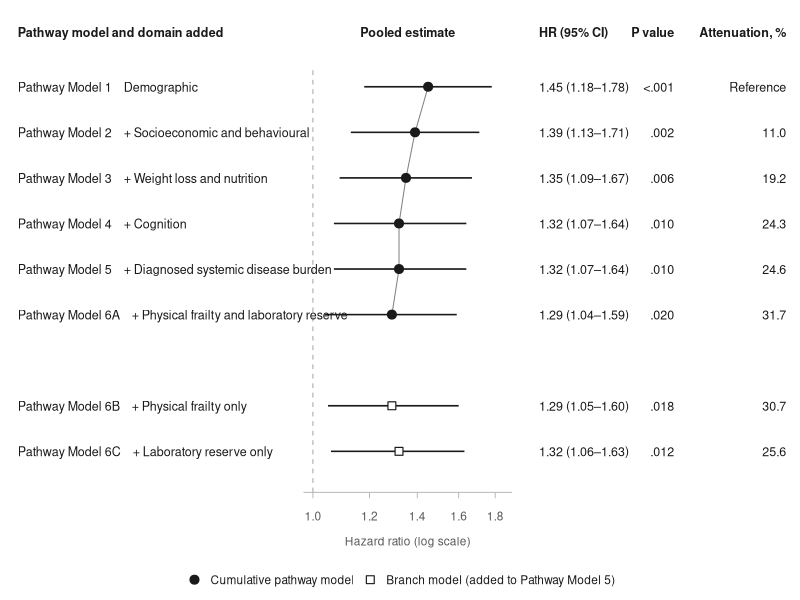
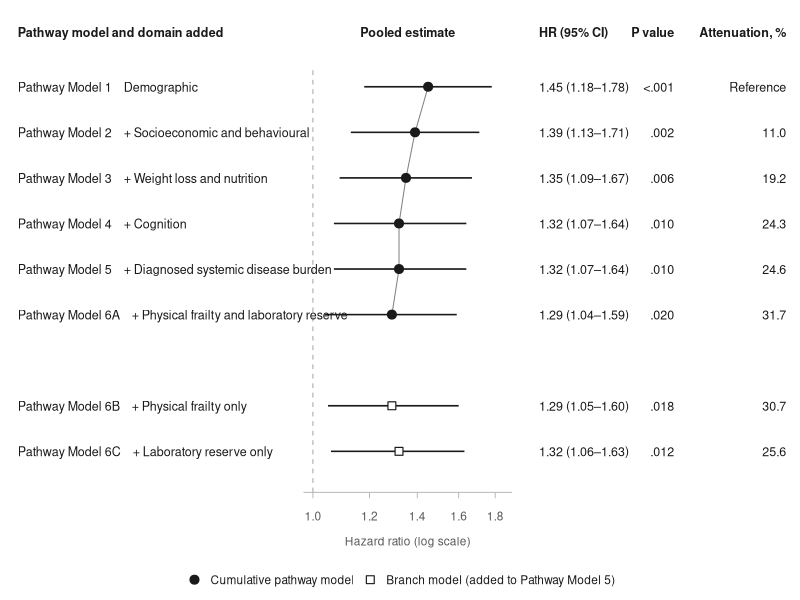
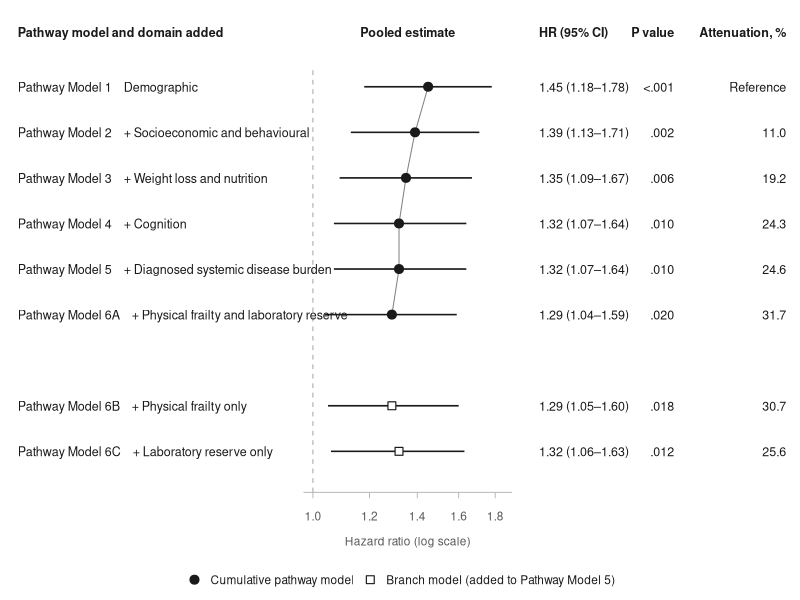

These charts were generated, in order, by the following R code:
## =============================================================================
## eFigure 3. Sequential pathway attenuation of the association between low
##            functional dentition (<10 units) and all-cause mortality
##
## Contains published summary statistics only; no participant-level data are
## read, written or required.
## =============================================================================
## ---- 0. Packages ------------------------------------------------------------
if (!requireNamespace("ggplot2", quietly = TRUE)) {
  install.packages("ggplot2", repos = "https://cloud.r-project.org")
}
library(ggplot2)
## A UTF-8 locale is required for the en dash used in the confidence intervals.
## Most desktop R installations already provide one, in which case this block
## has no effect; otherwise an ASCII hyphen is substituted.
if (!isTRUE(l10n_info()$`UTF-8`)) {
  for (lc in c("en_US.UTF-8", "C.UTF-8", "C.utf8", "en_GB.UTF-8")) {
    if (suppressWarnings(Sys.setlocale("LC_CTYPE", lc)) != "") break
  }
}
DASH <- if (isTRUE(l10n_info()$`UTF-8`)) "–" else "-"
## ---- 1. Data (Table 3 of the article) ---------------------------------------
dat <- data.frame(
  model = c("Pathway Model 1", "Pathway Model 2", "Pathway Model 3",
            "Pathway Model 4", "Pathway Model 5", "Pathway Model 6A",
            "Pathway Model 6B", "Pathway Model 6C"),
  domain = c("Demographic",
             "+ Socioeconomic and behavioural",
             "+ Weight loss and nutrition",
             "+ Cognition",
             "+ Diagnosed systemic disease burden",
             "+ Physical frailty and laboratory reserve",
             "+ Physical frailty only",
             "+ Laboratory reserve only"),
  beta = c(0.370, 0.329, 0.299, 0.280, 0.279, 0.253, 0.256, 0.275),
  hr   = c(1.45, 1.39, 1.35, 1.32, 1.32, 1.29, 1.29, 1.32),
  lcl  = c(1.18, 1.13, 1.09, 1.07, 1.07, 1.04, 1.05, 1.06),
  ucl  = c(1.78, 1.71, 1.67, 1.64, 1.64, 1.59, 1.60, 1.63),
  p    = c("<.001", ".002", ".006", ".010", ".010", ".020", ".018", ".012"),
  ## Percent attenuation of the log hazard ratio relative to Pathway Model 1,
  ## as reported in Table 3. These were computed from the full-precision
  ## coefficients and are therefore the authoritative values.
  atten = c(NA, 11.0, 19.2, 24.3, 24.6, 31.7, 30.7, 25.6),
  type = c(rep("sequential", 6), rep("branch", 2)),
  stringsAsFactors = FALSE
)
dat$atten_lab <- ifelse(is.na(dat$atten), "Reference", sprintf("%.1f", dat$atten))
dat$hr_lab    <- sprintf("%.2f (%.2f%s%.2f)", dat$hr, dat$lcl, DASH, dat$ucl)
dat$label     <- paste0(dat$model, "    ", dat$domain)
## Integrity check on the tabulated values. The coefficients above are rounded
## to three decimal places, so attenuation recomputed from them agrees with the
## reported values to within about 0.2 percentage points. The tolerance is set
## accordingly: the check detects transcription errors, not rounding.
beta1 <- dat$beta[dat$model == "Pathway Model 1"]
atten_check <- (beta1 - dat$beta) / beta1 * 100
stopifnot(all(abs(atten_check[-1] - dat$atten[-1]) < 0.25))
## ---- 2. Canvas geometry -----------------------------------------------------
## Row 7 is left empty to separate the cumulative models from the branch models.
dat$row <- c(1:6, 8:9)
TOP     <- 9
dat$y   <- TOP - dat$row                       # Pathway Model 1 at the top
X_LAB   <- 0.005                               # model labels, left-aligned
X_F0    <- 0.375; X_F1 <- 0.645                # forest area
X_HR    <- 0.680                               # HR (95% CI), left-aligned
X_P     <- 0.855                               # P value, right-aligned
X_ATT   <- 1.000                               # attenuation, right-aligned
HR_LO   <- 0.97; HR_HI <- 1.90                 # forest x-range
Y_HDR   <- TOP + 0.20                          # header row
Y_AXIS  <- -0.90                               # axis line
Y_TICK  <- -1.32                               # tick labels
## Map a hazard ratio onto the canvas, on a log scale
xf <- function(hr) {
  X_F0 + (log10(hr) - log10(HR_LO)) /
    (log10(HR_HI) - log10(HR_LO)) * (X_F1 - X_F0)
}
dat$x <- xf(dat$hr); dat$xlo <- xf(dat$lcl); dat$xhi <- xf(dat$ucl)
seq_dat <- dat[dat$type == "sequential", ]
seq_dat <- seq_dat[order(seq_dat$row), ]
brks  <- c(1.0, 1.2, 1.4, 1.6, 1.8)
ticks <- data.frame(x = xf(brks), label = sprintf("%.1f", brks))
## ---- 3. Style ---------------------------------------------------------------
## The figure is monochrome by design. Model type is encoded by shape (filled
## circle versus open square) together with the legend, never by colour alone,
## so the figure remains readable in greyscale print and under any form of
## colour-vision deficiency.
INK      <- "#1A1A1A"   # marks and primary text
INK_SOFT <- "#5A5A5A"   # axis text
RULE     <- "#B0B0B0"   # reference line and axis
BASE     <- 9           # base font size (pt)
FAM      <- "sans"      # resolves to Helvetica or Arial on most systems
SZ       <- BASE / .pt  # geom_text size equivalent of BASE
## ---- 4. Figure --------------------------------------------------------------
p <- ggplot() +
  ## reference line at HR = 1.0
  annotate("segment", x = xf(1), xend = xf(1), y = Y_AXIS, yend = TOP - 0.6,
           linetype = "dashed", colour = RULE, linewidth = 0.4) +
  ## line tracing the change in the pooled estimate across cumulative steps
  geom_path(data = seq_dat, aes(x = x, y = y), group = 1,
            colour = INK, linewidth = 0.35, alpha = 0.55) +
  ## confidence intervals and point estimates
  geom_errorbarh(data = dat, aes(y = y, xmin = xlo, xmax = xhi),
                 height = 0, colour = INK, linewidth = 0.55) +
  geom_point(data = dat, aes(x = x, y = y, shape = type, fill = type),
             size = 2.6, colour = INK, stroke = 0.6) +
  ## row labels and numeric columns
  geom_text(data = dat, aes(x = X_LAB, y = y, label = label),
            hjust = 0, size = SZ, colour = INK, family = FAM) +
  geom_text(data = dat, aes(x = X_HR, y = y, label = hr_lab),
            hjust = 0, size = SZ, colour = INK, family = FAM) +
  geom_text(data = dat, aes(x = X_P, y = y, label = p),
            hjust = 1, size = SZ, colour = INK, family = FAM) +
  geom_text(data = dat, aes(x = X_ATT, y = y, label = atten_lab),
            hjust = 1, size = SZ, colour = INK, family = FAM) +
  ## column headers
  annotate("text", x = X_LAB, y = Y_HDR, label = "Pathway model and domain added",
           hjust = 0, fontface = "bold", size = SZ, colour = INK, family = FAM) +
  annotate("text", x = (X_F0 + X_F1) / 2, y = Y_HDR, label = "Pooled estimate",
           hjust = 0.5, fontface = "bold", size = SZ, colour = INK, family = FAM) +
  annotate("text", x = X_HR, y = Y_HDR, label = "HR (95% CI)",
           hjust = 0, fontface = "bold", size = SZ, colour = INK, family = FAM) +
  annotate("text", x = X_P, y = Y_HDR, label = "P value",
           hjust = 1, fontface = "bold", size = SZ, colour = INK, family = FAM) +
  annotate("text", x = X_ATT, y = Y_HDR, label = "Attenuation, %",
           hjust = 1, fontface = "bold", size = SZ, colour = INK, family = FAM) +
  ## x axis for the forest column
  annotate("segment", x = X_F0, xend = X_F1, y = Y_AXIS, yend = Y_AXIS,
           colour = RULE, linewidth = 0.3) +
  annotate("segment", x = ticks$x, xend = ticks$x,
           y = Y_AXIS, yend = Y_AXIS - 0.13, colour = RULE, linewidth = 0.3) +
  annotate("text", x = ticks$x, y = Y_TICK, label = ticks$label,
           size = SZ - 0.15, colour = INK_SOFT, family = FAM, vjust = 1) +
  annotate("text", x = (X_F0 + X_F1) / 2, y = Y_TICK - 0.55,
           label = "Hazard ratio (log scale)",
           size = SZ - 0.15, colour = INK_SOFT, family = FAM, vjust = 1) +
  scale_shape_manual(values = c(sequential = 21, branch = 22),
                     breaks = c("sequential", "branch"),
                     labels = c("Cumulative pathway model",
                                "Branch model (added to Pathway Model 5)"),
                     name = NULL) +
  scale_fill_manual(values = c(sequential = INK, branch = "white"),
                    breaks = c("sequential", "branch"),
                    labels = c("Cumulative pathway model",
                               "Branch model (added to Pathway Model 5)"),
                    name = NULL) +
  coord_cartesian(xlim = c(0, 1), ylim = c(Y_TICK - 1.0, Y_HDR + 0.4),
                  expand = FALSE, clip = "off") +
  theme_void(base_size = BASE, base_family = FAM) +
  theme(
    legend.position  = "bottom",
    legend.direction = "horizontal",
    legend.text      = element_text(size = BASE - 0.5, colour = INK, family = FAM),
    legend.key.width = unit(14, "pt"),
    legend.margin    = margin(t = 2, b = 0),
    plot.margin      = margin(10, 10, 6, 10),
    plot.background  = element_rect(fill = "white", colour = NA)
  )
## ---- 5. Export --------------------------------------------------------------
W <- 10.2   # width, inches
H <- 4.4    # height, inches
ggsave("eFigure3_pathway_attenuation.pdf",  p, width = W, height = H,
       device = cairo_pdf)
ggsave("eFigure3_pathway_attenuation.png",  p, width = W, height = H,
       dpi = 600, bg = "white")
ggsave("eFigure3_pathway_attenuation.tiff", p, width = W, height = H,
       dpi = 600, bg = "white", compression = "lzw")
## ---- 6. Values plotted ------------------------------------------------------
print(dat[, c("model", "hr", "lcl", "ucl", "p", "atten_lab")], row.names = FALSE)
